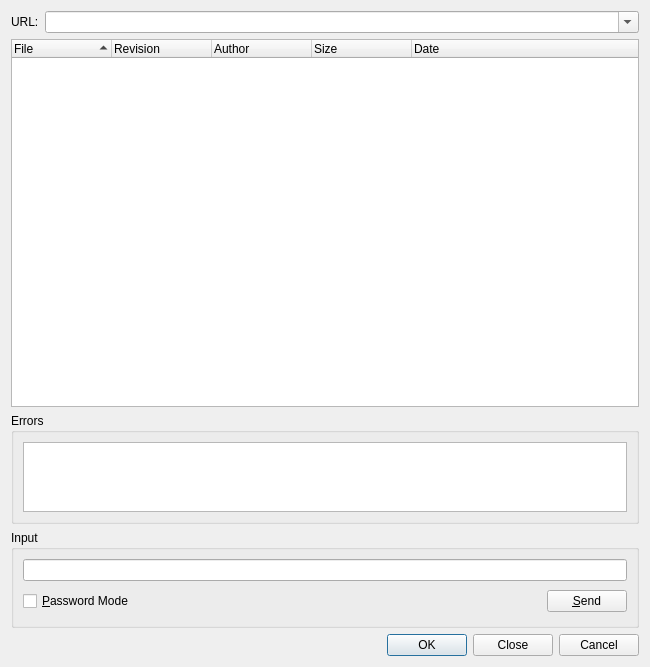
<ui version="4.0" >
 <class>SvnRepoBrowserDialog</class>
 <widget class="QDialog" name="SvnRepoBrowserDialog" >
  <property name="geometry" >
   <rect>
    <x>0</x>
    <y>0</y>
    <width>650</width>
    <height>667</height>
   </rect>
  </property>
  <property name="windowTitle" >
   <string>Subversion Repository Browser</string>
  </property>
  <layout class="QGridLayout" >
   <item row="0" column="0" >
    <widget class="QLabel" name="label" >
     <property name="text" >
      <string>URL:</string>
     </property>
    </widget>
   </item>
   <item row="0" column="1" >
    <widget class="QComboBox" name="urlCombo" >
     <property name="sizePolicy" >
      <sizepolicy vsizetype="Fixed" hsizetype="Expanding" >
       <horstretch>0</horstretch>
       <verstretch>0</verstretch>
      </sizepolicy>
     </property>
     <property name="toolTip" >
      <string>Enter the URL of the repository</string>
     </property>
     <property name="editable" >
      <bool>true</bool>
     </property>
     <property name="insertPolicy" >
      <enum>QComboBox::InsertAtTop</enum>
     </property>
    </widget>
   </item>
   <item row="1" column="0" colspan="2" >
    <widget class="QTreeWidget" name="repoTree" >
     <property name="sizePolicy" >
      <sizepolicy vsizetype="Expanding" hsizetype="Expanding" >
       <horstretch>0</horstretch>
       <verstretch>4</verstretch>
      </sizepolicy>
     </property>
     <property name="alternatingRowColors" >
      <bool>true</bool>
     </property>
     <property name="sortingEnabled" >
      <bool>true</bool>
     </property>
     <property name="allColumnsShowFocus" >
      <bool>true</bool>
     </property>
     <property name="columnCount" >
      <number>5</number>
     </property>
     <column>
      <property name="text" >
       <string>File</string>
      </property>
     </column>
     <column>
      <property name="text" >
       <string>Revision</string>
      </property>
     </column>
     <column>
      <property name="text" >
       <string>Author</string>
      </property>
     </column>
     <column>
      <property name="text" >
       <string>Size</string>
      </property>
     </column>
     <column>
      <property name="text" >
       <string>Date</string>
      </property>
     </column>
    </widget>
   </item>
   <item row="2" column="0" colspan="2" >
    <widget class="QGroupBox" name="errorGroup" >
     <property name="sizePolicy" >
      <sizepolicy vsizetype="Expanding" hsizetype="Preferred" >
       <horstretch>0</horstretch>
       <verstretch>1</verstretch>
      </sizepolicy>
     </property>
     <property name="title" >
      <string>Errors</string>
     </property>
     <layout class="QVBoxLayout" >
      <item>
       <widget class="QTextEdit" name="errors" >
        <property name="focusPolicy" >
         <enum>Qt::NoFocus</enum>
        </property>
        <property name="whatsThis" >
         <string>&lt;b>Subversion errors&lt;/b>&lt;p>This shows possible error messages of the svn list and svn info commands.&lt;/p></string>
        </property>
        <property name="readOnly" >
         <bool>true</bool>
        </property>
        <property name="acceptRichText" >
         <bool>false</bool>
        </property>
       </widget>
      </item>
     </layout>
    </widget>
   </item>
   <item row="3" column="0" colspan="2" >
    <widget class="QGroupBox" name="inputGroup" >
     <property name="title" >
      <string>Input</string>
     </property>
     <layout class="QGridLayout" >
      <item row="1" column="1" >
       <spacer>
        <property name="orientation" >
         <enum>Qt::Horizontal</enum>
        </property>
        <property name="sizeType" >
         <enum>QSizePolicy::Expanding</enum>
        </property>
        <property name="sizeHint" stdset="0" >
         <size>
          <width>327</width>
          <height>29</height>
         </size>
        </property>
       </spacer>
      </item>
      <item row="1" column="2" >
       <widget class="QPushButton" name="sendButton" >
        <property name="toolTip" >
         <string>Press to send the input to the subversion process</string>
        </property>
        <property name="text" >
         <string>&amp;Send</string>
        </property>
        <property name="shortcut" >
         <string>Alt+S</string>
        </property>
       </widget>
      </item>
      <item row="0" column="0" colspan="3" >
       <widget class="QLineEdit" name="input" >
        <property name="toolTip" >
         <string>Enter data to be sent to the subversion process</string>
        </property>
       </widget>
      </item>
      <item row="1" column="0" >
       <widget class="QCheckBox" name="passwordCheckBox" >
        <property name="toolTip" >
         <string>Select to switch the input field to password mode</string>
        </property>
        <property name="text" >
         <string>&amp;Password Mode</string>
        </property>
        <property name="shortcut" >
         <string>Alt+P</string>
        </property>
       </widget>
      </item>
     </layout>
    </widget>
   </item>
   <item row="4" column="0" colspan="2" >
    <widget class="QDialogButtonBox" name="buttonBox" >
     <property name="orientation" >
      <enum>Qt::Horizontal</enum>
     </property>
     <property name="standardButtons" >
      <set>QDialogButtonBox::Cancel|QDialogButtonBox::Close|QDialogButtonBox::Ok</set>
     </property>
    </widget>
   </item>
  </layout>
 </widget>
 <tabstops>
  <tabstop>urlCombo</tabstop>
  <tabstop>repoTree</tabstop>
  <tabstop>input</tabstop>
  <tabstop>sendButton</tabstop>
  <tabstop>passwordCheckBox</tabstop>
  <tabstop>buttonBox</tabstop>
 </tabstops>
 <resources/>
 <connections>
  <connection>
   <sender>buttonBox</sender>
   <signal>rejected()</signal>
   <receiver>SvnRepoBrowserDialog</receiver>
   <slot>reject()</slot>
   <hints>
    <hint type="sourcelabel" >
     <x>359</x>
     <y>660</y>
    </hint>
    <hint type="destinationlabel" >
     <x>286</x>
     <y>274</y>
    </hint>
   </hints>
  </connection>
  <connection>
   <sender>buttonBox</sender>
   <signal>accepted()</signal>
   <receiver>SvnRepoBrowserDialog</receiver>
   <slot>accept()</slot>
   <hints>
    <hint type="sourcelabel" >
     <x>146</x>
     <y>660</y>
    </hint>
    <hint type="destinationlabel" >
     <x>8</x>
     <y>472</y>
    </hint>
   </hints>
  </connection>
 </connections>
</ui>
